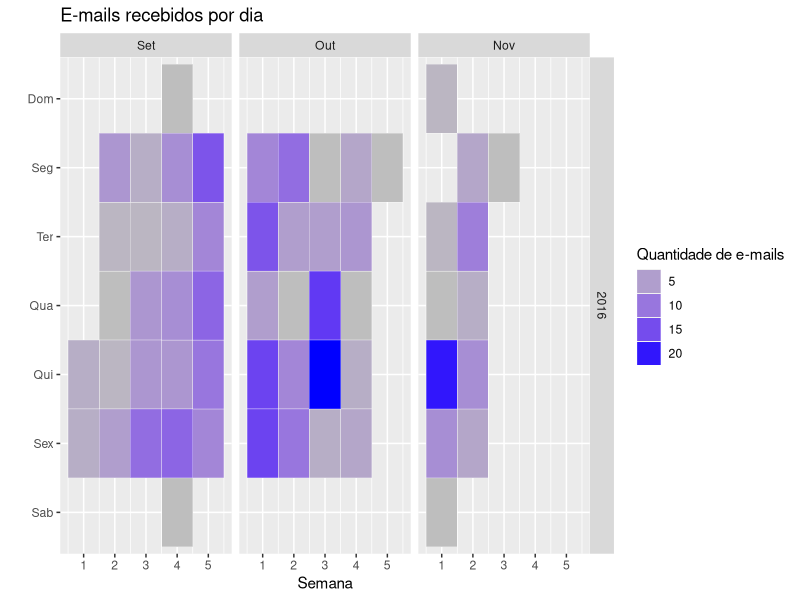

This figure's R source:
# Input load. Please do not change #
dataset = read.csv('emaildata.csv');
# Original Script. Please update your script content here and once completed copy below section back to the original editing window #

require(quantmod)
require(ggplot2)
require(reshape2)
require(plyr)
require(scales)

dataset$DateReceived <- as.Date(dataset$DateReceived)

# We will facet by year ~ month, and each subgraph will
# show week-of-month versus weekday
# the year is simple
dataset$year<-as.numeric(as.POSIXlt(dataset$DateReceived)$year+1900)
# the month too 
dataset$month<-as.numeric(as.POSIXlt(dataset$DateReceived)$mon+1)
# but turn months into ordered facors to control the appearance/ordering in the presentation
dataset$monthf<-factor(dataset$month,levels=as.character(1:12),labels=c("Jan","Fev","Mar","Abr","Mai","Jun","Jul","Ago","Set","Out","Nov","Dez"),ordered=TRUE)
# the day of week is again easily found
dataset$weekday = as.POSIXlt(dataset$DateReceived)$wday
# again turn into factors to control appearance/abbreviation and ordering
# I use the reverse function rev here to order the week top down in the graph
# you can cut it out to reverse week order
dataset$weekdayf<-factor(dataset$weekday,levels=rev(0:6),labels=rev(c("Dom","Seg","Ter","Qua","Qui","Sex","Sab")),ordered=TRUE)
# the monthweek part is a bit trickier 
# first a factor which cuts the data into month chunks
dataset$yearmonth<-as.yearmon(dataset$DateReceived)
dataset$yearmonthf<-factor(dataset$yearmonth)
# then find the "week of year" for each day

dataset$week <- as.numeric(format(dataset$DateReceived,"%W"))
# and now for each monthblock we normalize the week to start at 1 
dataset<-ddply(dataset,.(yearmonthf),transform,monthweek=1+week-min(week))

# Now for the plot
ggplot(dataset, aes(monthweek, weekdayf, fill = EmailsDia)) + 
  geom_tile(colour = "white") + facet_grid(year~monthf) + scale_fill_gradient(low="gray", high="blue") +
  ggtitle("E-mails recebidos por dia") +  xlab("Semana") + ylab("") + guides(fill=guide_legend(title="Quantidade de e-mails"))
